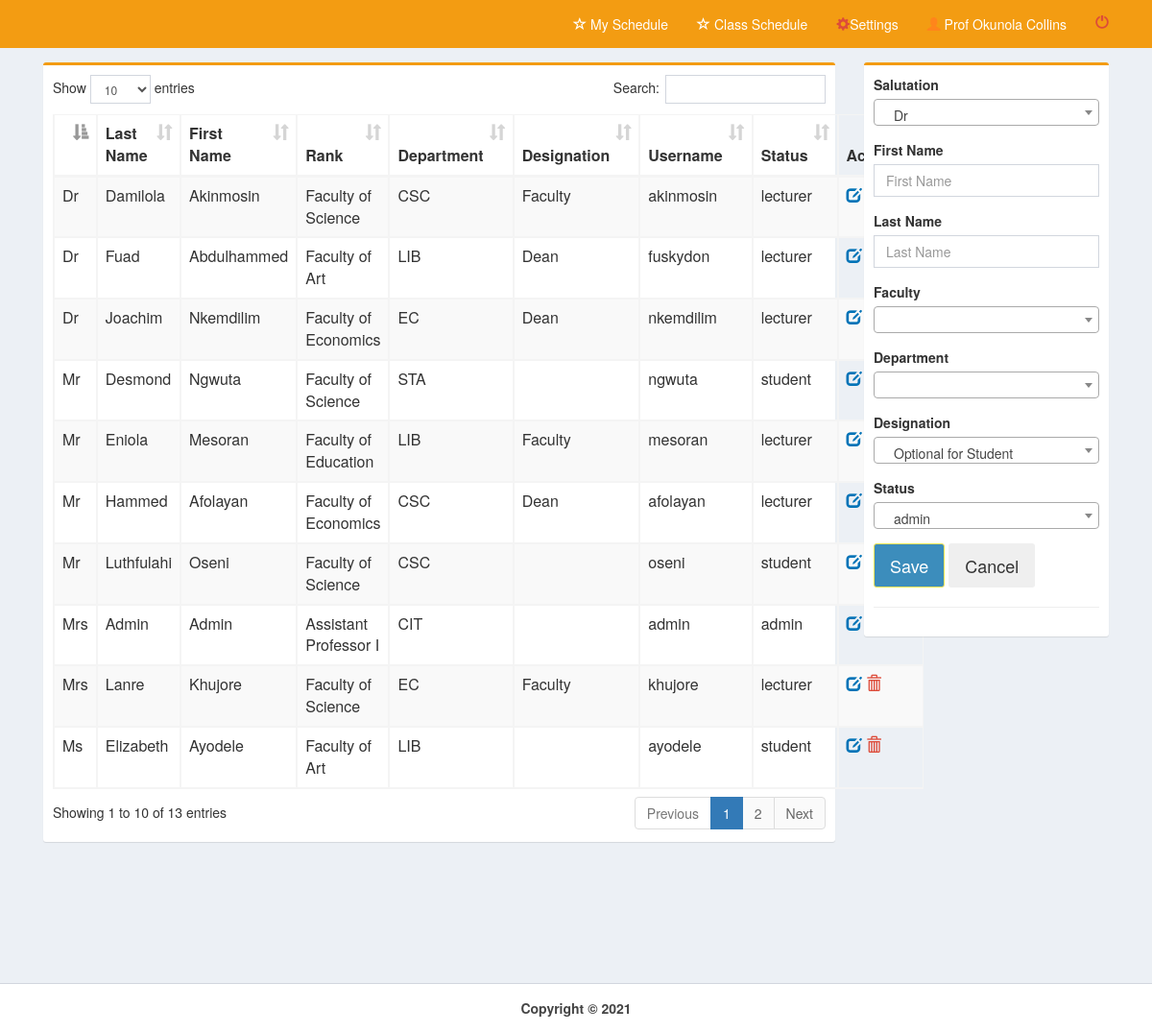
Screenshot of /pages/teacher.php (signed in) with the database file from the repository.
### tables this page shows
CREATE TABLE `member` (
  `member_id` int(11) NOT NULL,
  `member_last` varchar(30) NOT NULL,
  `member_first` varchar(30) NOT NULL,
  `member_rank` varchar(50) NOT NULL,
  `member_salut` varchar(30) NOT NULL,
  `dept_code` varchar(10) NOT NULL,
  `designation_id` int(11) NOT NULL,
  `program_code` varchar(10) NOT NULL,
  `username` varchar(30) NOT NULL,
  `password` varchar(50) NOT NULL,
  `status` varchar(10) NOT NULL,
  `last_class` int(11) NOT NULL,
  `last_room` int(11) NOT NULL
);

CREATE TABLE `designation` (
  `designation_id` int(11) NOT NULL,
  `designation_name` varchar(100) NOT NULL
);

### pages/teacher.php (the view, shortened to what this page needs)
<!DOCTYPE html>
<html>
  <head>
    <link rel="stylesheet" href="../bootstrap/css/bootstrap.min.css">
    <link rel="stylesheet" href="../plugins/datatables/dataTables.bootstrap.css">
    <link rel="stylesheet" href="../dist/css/AdminLTE.min.css">
    <link rel="stylesheet" href="../plugins/select2/select2.min.css">
    <link rel="stylesheet" href="../dist/css/skins/_all-skins.min.css">
 </head>
  <body class="hold-transition skin-yellow layout-top-nav" onload="myFunction()">
    <div class="wrapper">
      <div class="content-wrapper">
        <div class="container">
          <section class="content">
            <div class="row">
	      <div class="col-md-9">
              <div class="box box-warning">
               <form method="post" id="reg-form" action="teacher_save.php">
                <div class="box-body">
				<div class="row">
					<div class="col-md-12">
						<table id="example1" class="table table-bordered table-striped" style="margin-right:-10px">
              <thead>
                <tr>
                <th></th>
                <th>Last Name</th>
                <th>First Name</th>
                <th>Rank</th>
                <th>Department</th>
                <th>Designation</th>
                <th>Username</th>
                <th>Status</th>
                <th>Action</th>
                </tr>
              </thead>
    <?php
        include('../dist/includes/dbcon.php');
        $query=mysqli_query($con,"select * from member left outer join designation on member.designation_id=designation.designation_id order by member_last")or die(mysqli_error());
          while($row=mysqli_fetch_array($query)){
            $id=$row['member_id'];
            $last=$row['member_last'];
            $first=$row['member_first'];
            $rank=$row['member_rank'];
            $salut=$row['member_salut'];
            $dept=$row['dept_code'];
            $designation=$row['designation_name'];
            $username=$row['username'];
            $status=$row['status'];
    ?>
                <tr>
                <td><?php echo $salut;?></td>
                <td><?php echo $last;?></td>
                <td><?php echo $first;?></td>
                <td><?php echo $rank;?></td>
                <td><?php echo $dept;?></td>
                <td><?php echo $designation;?></td>
                <td><?php echo $username;?></td>
                <td><?php echo $status;?></td>
                <td>
                  <a id="click" href="teacher_edit.php?id=<?php echo $id;?>">
                    <i class="glyphicon glyphicon-edit text-blue"></i></a>
                  <a id="removeme" href="teacher_del.php?id=<?php echo $id;?>">
                    <i class="glyphicon glyphicon-trash text-red"></i></a>
                </td>
                </tr>
<?php }?>
</table>
		</div>
		<div class="col-md-6">
         </div>
        </div>
                </div>
              </div>
            </div>
            <div class="col-md-3">
              <div class="box box-warning">
                <div class="box-body">
                  <div id="form">
				  <div class="row">
					 <div class="col-md-12">
						  <div class="form-group">
							<label for="date">Salutation</label>
						  </div>
              <div class="form-group">
              <label for="date">First Name</label><br>
                <input type="text" class="form-control" name="first" placeholder="First Name" required>
              </div>
						  <div class="form-group">
							<label for="date">Last Name</label><br>
								<input type="text" class="form-control" name="last" placeholder="Last Name" required>
						  </div>
						   <div class="form-group">
							<label for="date">Faculty</label>
						  </div>
						  <div class="form-group">
							<label for="date">Department</label>
						  </div>
						  <div class="form-group">
							<label for="date">Designation</label>
						  </div>
						   <div class="form-group">
              <label for="date">Status</label>
              </div>
					</div>
				  </div>
                  <div class="form-group">
                      <button class="btn btn-lg btn-primary" id="daterange-btn" name="save" type="submit">
                        Save
                      </button>
					  <button class="btn btn-lg" id="daterange-btn" type="reset">
                       Cancel
                      </button>
                   </div>
                  </div><hr>
                </div>
              </div>
            </div>
          </div>
          </section>
        </div>
      </div>
      <?php include('../dist/includes/footer.php');?>
    </div>
  </body>
</html>

### rows the page displays
member: member_salut "Mrs", member_last "Admin", member_first "Admin", member_rank "Assistant Professor I", dept_code "CIT", username "admin", status "admin"
member: member_salut "Dr", member_last "Damilola", member_first "Akinmosin", member_rank "Faculty of Science", dept_code "CSC", designation.designation_name "Faculty", username "akinmosin", status "lecturer"
member: member_salut "Mr", member_last "Desmond", member_first "Ngwuta", member_rank "Faculty of Science", dept_code "STA", username "ngwuta", status "student"
member: member_salut "Ms", member_last "Elizabeth", member_first "Ayodele", member_rank "Faculty of Art", dept_code "LIB", username "ayodele", status "student"
member: member_salut "Mr", member_last "Eniola", member_first "Mesoran", member_rank "Faculty of Education", dept_code "LIB", designation.designation_name "Faculty", username "mesoran", status "lecturer"
member: member_salut "Dr", member_last "Fuad", member_first "Abdulhammed", member_rank "Faculty of Art", dept_code "LIB", designation.designation_name "Dean", username "fuskydon", status "lecturer"
member: member_salut "Mr", member_last "Hammed", member_first "Afolayan", member_rank "Faculty of Economics", dept_code "CSC", designation.designation_name "Dean", username "afolayan", status "lecturer"
member: member_salut "Dr", member_last "Joachim", member_first "Nkemdilim", member_rank "Faculty of Economics", dept_code "EC", designation.designation_name "Dean", username "nkemdilim", status "lecturer"
member: member_salut "Mrs", member_last "Lanre", member_first "Khujore", member_rank "Faculty of Science", dept_code "EC", designation.designation_name "Faculty", username "khujore", status "lecturer"
member: member_salut "Mr", member_last "Luthfulahi", member_first "Oseni", member_rank "Faculty of Science", dept_code "CSC", username "oseni", status "student"

### other values shown
$_SESSION['name'] "Prof Okunola Collins"
